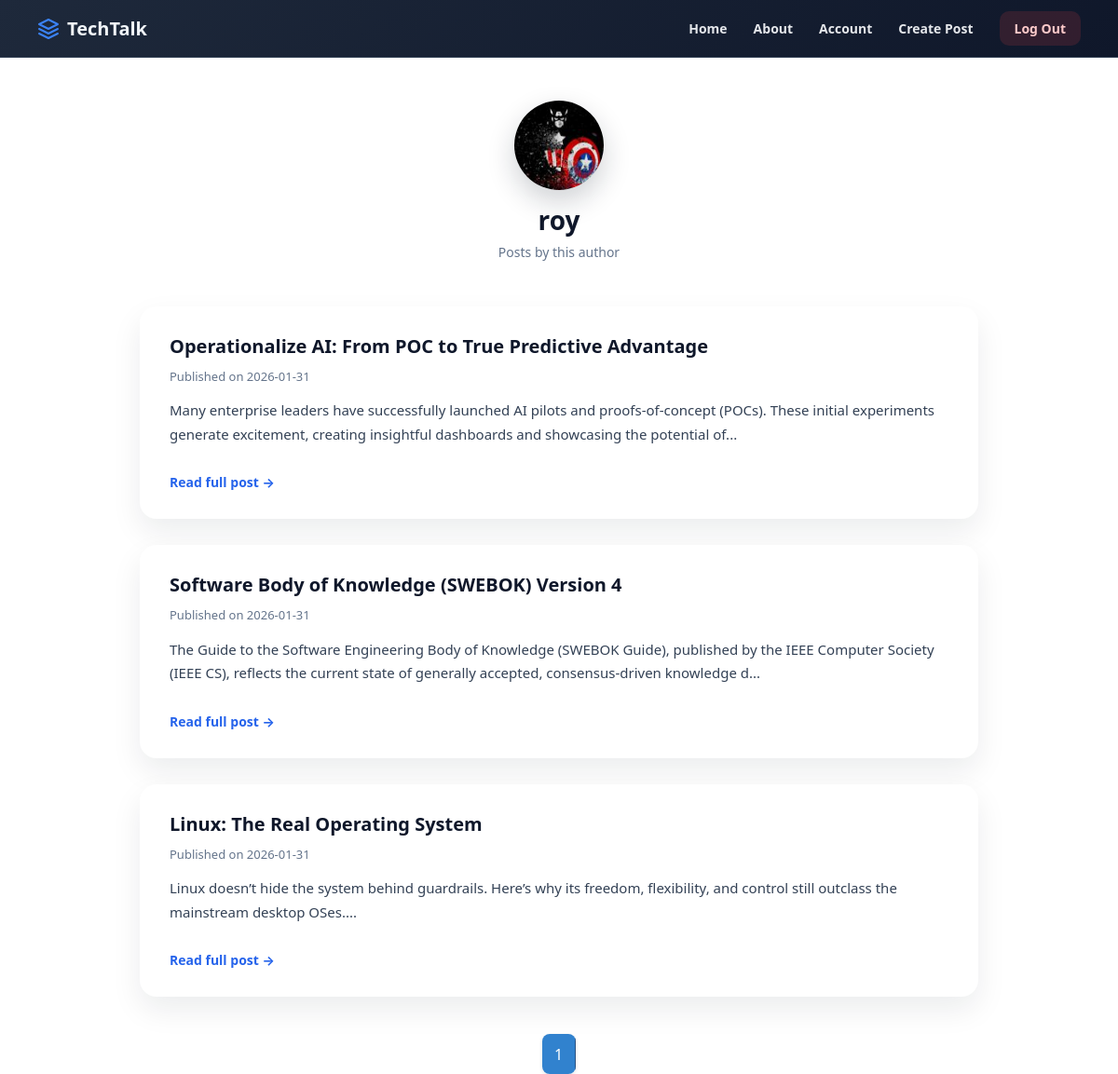
The page /roy (signed in) on the database its author committed.
### Thetechblog/model.py (models this page shows, shortened)
class User(db.Model, UserMixin):
    __tablename__='users'
    id=db.Column(db.Integer,primary_key=True)
    profile_image=db.Column(db.String(20),nullable=False,default='default_profile.jpg')
    email=db.Column(db.String(64),unique=True,index=True)
    username=db.Column(db.String(64),unique=True,index=True)
    password_hash=db.Column(db.String(128))
    posts=db.relationship('Blogpost',backref='author',lazy=True)
    @property
    def is_active(self):
        return True

class Blogpost(db.Model):
    users=db.relationship(User, overlaps="author,posts")
    id=db.Column(db.Integer,primary_key=True)
    user_id=db.Column(db.Integer,db.ForeignKey('users.id'),nullable=False)
    date=db.Column(db.DateTime,nullable=False,default=datetime.utcnow)
    title=db.Column(db.String(140),nullable=False)
    text=db.Column(db.Text,nullable=False)

### Thetechblog/users/views.py (the view)
@users.route("/<username>")
def user_posts(username):
    page=request.args.get('page',1,type=int)
    user=User.query.filter_by(username=username).first_or_404()
    blog_posts=Blogpost.query.filter_by(author=user).order_by(Blogpost.date.desc()).paginate(page=page,per_page=5)
    return render_template('user_blog_posts.html',blog_posts=blog_posts,user=user)

### Thetechblog/model.py (called while the page is built)
@login_manager.user_loader
def load_user(user_id):
    return User.query.get(user_id)

### Thetechblog/templates/user_blog_posts.html (shortened to what this page needs)
{% extends 'base.html'%}
{%block content%}
<section
  style="
    padding: 48px 20px 32px;
    text-align: center;
  "
>
  <img
    src="{{url_for('static',filename='profile_pics/'+user.profile_image)}}"
    alt="Author"
    style="
      width: 96px;
      height: 96px;
      border-radius: 50%;
      object-fit: cover;
      box-shadow: 0 12px 30px rgba(15,23,42,0.2);
      margin-bottom: 16px;
    "
  />
  <h1
    style="
      margin: 0;
      font-size: 28px;
      font-weight: 800;
      color: #0f172a;
    "
  >
    {{user.username}}
  </h1>
  <p
    style="
      margin-top: 6px;
      font-size: 14px;
      color: #64748b;
    "
  >
    Posts by this author
  </p>
</section>
{% for post in blog_posts.items %}
<div
  style="
    max-width: 900px;
    margin: 0 auto 28px;
    background: #ffffff;
    border-radius: 18px;
    padding: 28px 32px;
    box-shadow: 0 14px 32px rgba(15,23,42,0.08);
    transition: box-shadow 0.3s ease, transform 0.3s ease;
  "
  onmouseover="
    this.style.boxShadow='0 30px 70px rgba(59,130,246,0.35)';
    this.style.transform='translateY(-4px)';
  "
  onmouseout="
    this.style.boxShadow='0 14px 32px rgba(15,23,42,0.08)';
    this.style.transform='translateY(0)';
  "
>
  <a
    href="{{url_for('blogposts.blog_post',blog_post_id=post.id)}}"
    style="
      font-size: 20px;
      font-weight: 800;
      color: #0f172a;
      text-decoration: none;
    "
  >
    {{post.title}}
  </a>
  <div
    style="
      margin-top: 8px;
      font-size: 13px;
      color: #64748b;
    "
  >
    Published on {{post.date.strftime('%Y-%m-%d')}}
  </div>
  <p
    style="
      margin-top: 14px;
      font-size: 15px;
      line-height: 1.7;
      color: #334155;
    "
  >
    {{post.text[:200]}}...
  </p>
  <a
    href="{{url_for('blogposts.blog_post',blog_post_id=post.id)}}"
    style="
      display: inline-block;
      margin-top: 12px;
      font-size: 14px;
      font-weight: 700;
      color: #2563eb;
      text-decoration: none;
    "
  >
    Read full post →
  </a>
</div>
{% endfor %}
<nav aria-label="Page navigation example" style="text-align: center; margin-top: 40px;">
  <ul style="display: inline-flex; list-style: none; margin: 0; padding: 0; background: white; border-radius: 8px; box-shadow: 0 2px 4px rgba(0, 0, 0, 0.1); overflow: hidden;">
    {% for page_num in blog_posts.iter_pages(left_edge=1,right_edge=1,left_current=1,right_current=2) %}
        {% if blog_posts.page == page_num %}
    <li style="margin: 0;"><a href="{{url_for('users.user_posts',username=user.username,page=page_num)}}" style="display: block; padding: 0.6rem 0.8rem; background: #3182ce; color: white; text-decoration: none; font-weight: 500; border-right: 1px solid #2c5282;">{{page_num}}</a></li>
    {% endif %}
    {% endfor %}
  </ul>
</nav>
{% endblock%}

### rows shown on the page
User: profile_image (picture), username "roy"
Blogpost: title "Operationalize AI: From POC to True Predictive Advantage", date "2026-01-31", text "Many enterprise leaders have successfully launched AI pilots and proofs-of-concept (POCs). These initial experiments generate excitement, creating insightful dashboards and showcasing the potential of"
Blogpost: title "Software Body of Knowledge (SWEBOK) Version 4", date "2026-01-31", text "The Guide to the Software Engineering Body of Knowledge (SWEBOK Guide), published by the IEEE Computer Society (IEEE CS), reflects the current state of generally accepted, consensus-driven knowledge d"
Blogpost: title "Linux: The Real Operating System", date "2026-01-31", text "Linux doesn’t hide the system behind guardrails. Here’s why its freedom, flexibility, and control still outclass the mainstream desktop OSes."

### other values the page prints
{{ page_num }} "1"
